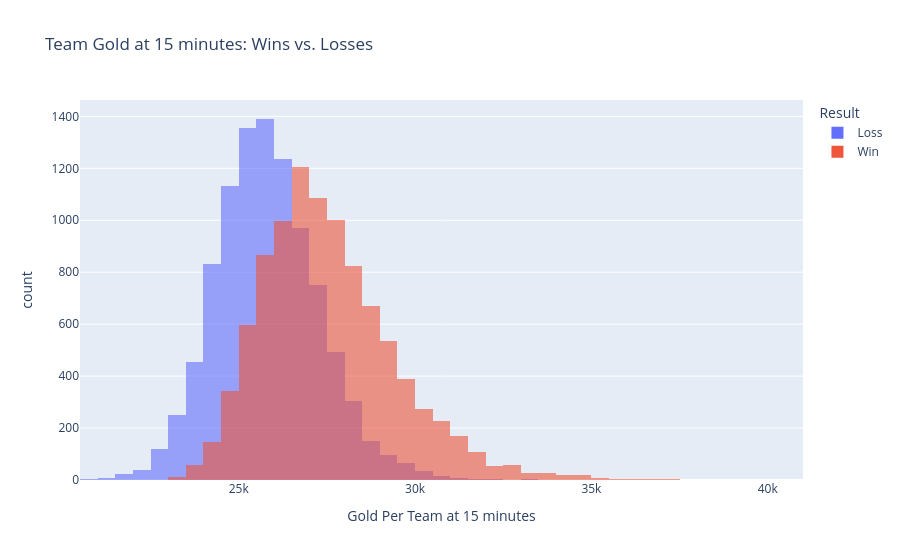
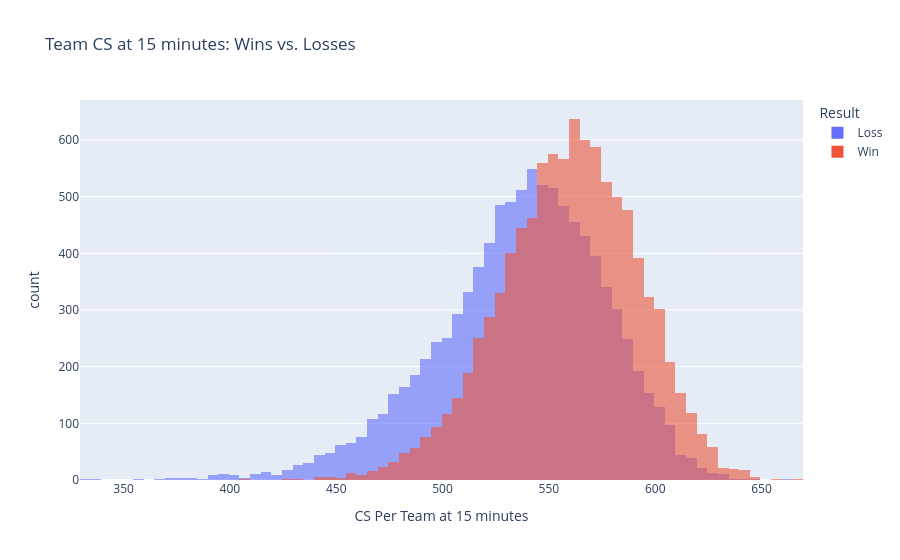
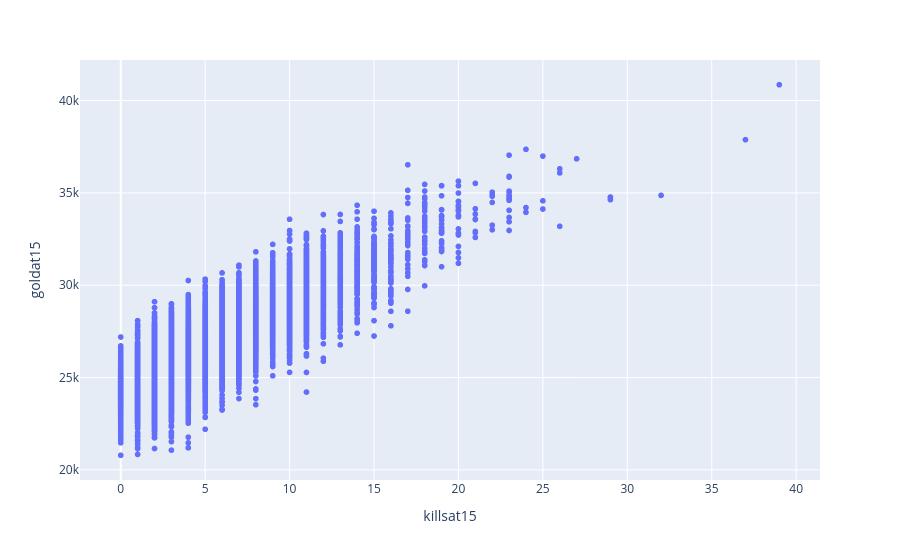

Source (notebook cell) for these figures, in order:
### Code cell
# Bivariate Analysis
plot_df = cleaned_df.copy()
win_cleaned = cleaned_df[cleaned_df['result'] == 1]
loss_cleaned = cleaned_df[cleaned_df['result'] == 0]
# TODO: change the mapping to a legend/key***********************************
# Observation: Teams who lost had on average approx. 2k less gold at 15 minutes than teams that won.
# Code that matches above observation. (approx. 1732 gold)
mean_diff = win_cleaned['goldat15'].mean() - loss_cleaned['goldat15'].mean()
#hist1
plot_df['outcome'] = plot_df['result'].map({1: 'Win', 0: 'Loss'})
fig = px.histogram(
    plot_df,
    x='goldat15',
    color='outcome',
    barmode='overlay',
    opacity=0.6,
    nbins=100,
    title='Team Gold at 15 minutes: Wins vs. Losses',
    labels={'goldat15': 'Gold Per Team at 15 minutes', 'outcome': 'Result'},
)
fig.show()
# hist2
plot_df['outcome'] = plot_df['result'].map({1: 'Win', 0: 'Loss'})
fig = px.histogram(
    plot_df,
    x='csat15',
    color='outcome',
    barmode='overlay',
    opacity=0.6,
    nbins=100,
    title='Team CS at 15 minutes: Wins vs. Losses',
    labels={'csat15': 'CS Per Team at 15 minutes', 'outcome': 'Result'},
)
fig.show()
# around 22-23 CS lead for winning teams, but not significant enough to change the game (440 gold)
csmeandiff = win_cleaned['csat15'].mean() - loss_cleaned['csat15'].mean()

#scatterplot : the more kills you get, the more gold you get!
fig = px.scatter(cleaned_df, x = 'killsat15', y = 'goldat15')
fig.show()

### Figure 1 — Plotly figure (JSON) as saved in the notebook; plotly's stock layout.template omitted (floating-point values rounded to 4 significant figures; data arrays with more than 128 entries replaced by an {"elided": "..."} marker saying what was removed)
{"data": [{"alignmentgroup": "True", "bingroup": "x", "hovertemplate": "Result=Loss<br>Gold Per Team at 15 minutes=%{x}<br>count=%{y}<extra></extra>", "legendgroup": "Loss", "marker": {"color": "#636efa", "opacity": 0.6, "pattern": {"shape": ""}}, "name": "Loss", "nbinsx": 100, "offsetgroup": "Loss", "orientation": "v", "showlegend": true, "type": "histogram", "x": {"elided": "9748 int values"}, "xaxis": "x", "yaxis": "y"}, {"alignmentgroup": "True", "bingroup": "x", "hovertemplate": "Result=Win<br>Gold Per Team at 15 minutes=%{x}<br>count=%{y}<extra></extra>", "legendgroup": "Win", "marker": {"color": "#EF553B", "opacity": 0.6, "pattern": {"shape": ""}}, "name": "Win", "nbinsx": 100, "offsetgroup": "Win", "orientation": "v", "showlegend": true, "type": "histogram", "x": {"elided": "9748 int values"}, "xaxis": "x", "yaxis": "y"}], "layout": {"barmode": "overlay", "legend": {"title": {"text": "Result"}, "tracegroupgap": 0}, "title": {"text": "Team Gold at 15 minutes: Wins vs. Losses"}, "xaxis": {"anchor": "y", "domain": [0, 1], "title": {"text": "Gold Per Team at 15 minutes"}}, "yaxis": {"anchor": "x", "domain": [0, 1], "title": {"text": "count"}}}}

### Figure 2 — Plotly figure (JSON) as saved in the notebook; plotly's stock layout.template omitted (floating-point values rounded to 4 significant figures; data arrays with more than 128 entries replaced by an {"elided": "..."} marker saying what was removed)
{"data": [{"alignmentgroup": "True", "bingroup": "x", "hovertemplate": "Result=Loss<br>CS Per Team at 15 minutes=%{x}<br>count=%{y}<extra></extra>", "legendgroup": "Loss", "marker": {"color": "#636efa", "opacity": 0.6, "pattern": {"shape": ""}}, "name": "Loss", "nbinsx": 100, "offsetgroup": "Loss", "orientation": "v", "showlegend": true, "type": "histogram", "x": {"elided": "9748 int values"}, "xaxis": "x", "yaxis": "y"}, {"alignmentgroup": "True", "bingroup": "x", "hovertemplate": "Result=Win<br>CS Per Team at 15 minutes=%{x}<br>count=%{y}<extra></extra>", "legendgroup": "Win", "marker": {"color": "#EF553B", "opacity": 0.6, "pattern": {"shape": ""}}, "name": "Win", "nbinsx": 100, "offsetgroup": "Win", "orientation": "v", "showlegend": true, "type": "histogram", "x": {"elided": "9748 int values"}, "xaxis": "x", "yaxis": "y"}], "layout": {"barmode": "overlay", "legend": {"title": {"text": "Result"}, "tracegroupgap": 0}, "title": {"text": "Team CS at 15 minutes: Wins vs. Losses"}, "xaxis": {"anchor": "y", "domain": [0, 1], "title": {"text": "CS Per Team at 15 minutes"}}, "yaxis": {"anchor": "x", "domain": [0, 1], "title": {"text": "count"}}}}

### Figure 3 — Plotly figure (JSON) as saved in the notebook; plotly's stock layout.template omitted (floating-point values rounded to 4 significant figures; data arrays with more than 128 entries replaced by an {"elided": "..."} marker saying what was removed)
{"data": [{"hovertemplate": "killsat15=%{x}<br>goldat15=%{y}<extra></extra>", "legendgroup": "", "marker": {"color": "#636efa", "symbol": "circle"}, "mode": "markers", "name": "", "showlegend": false, "type": "scattergl", "x": {"elided": "19496 int values"}, "xaxis": "x", "y": {"elided": "19496 int values"}, "yaxis": "y"}], "layout": {"legend": {"tracegroupgap": 0}, "margin": {"t": 60}, "xaxis": {"anchor": "y", "domain": [0, 1], "title": {"text": "killsat15"}}, "yaxis": {"anchor": "x", "domain": [0, 1], "title": {"text": "goldat15"}}}}
